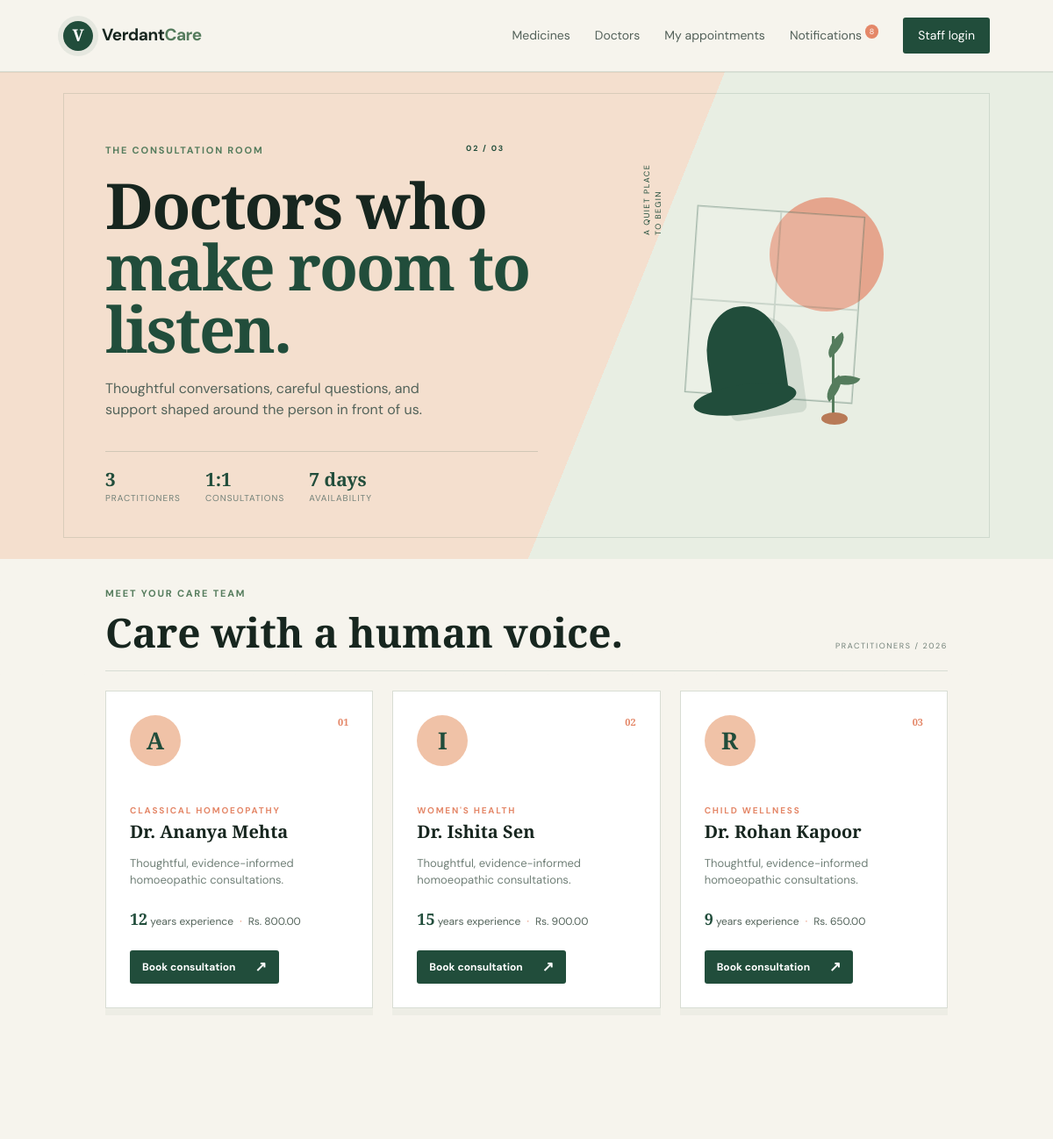
The app's page /doctors/ (signed in) with its own data.
### store/models.py (models this page shows, shortened)
class Notification(models.Model):
    CHANNEL_CHOICES = [("site", "Site"), ("email", "Email"), ("sms", "SMS")]
    EVENT_CHOICES = [
        ("order_placed", "Order placed"), ("order_confirmed", "Order confirmed"), ("order_shipped", "Order shipped"),
        ("order_delivered", "Order delivered"), ("order_cancelled", "Order cancelled"), ("appointment_booked", "Appointment booked"),
        ("appointment_confirmed", "Appointment confirmed"), ("appointment_rescheduled", "Appointment rescheduled"),
        ("appointment_cancelled", "Appointment cancelled"), ("appointment_reminder", "Appointment reminder"),
    ]
    user = models.ForeignKey(User, on_delete=models.CASCADE, related_name="notifications")
    event = models.CharField(max_length=40, choices=EVENT_CHOICES)
    channel = models.CharField(max_length=10, choices=CHANNEL_CHOICES)
    title = models.CharField(max_length=180)
    message = models.TextField()
    read = models.BooleanField(default=False)
    delivered = models.BooleanField(default=False)
    created_at = models.DateTimeField(auto_now_add=True)
    class Meta:
        ordering = ["-created_at"]

class Doctor(models.Model):
    name = models.CharField(max_length=120)
    specialty = models.CharField(max_length=120)
    qualification = models.CharField(max_length=180, blank=True)
    bio = models.TextField(blank=True)
    experience_years = models.PositiveIntegerField(default=1)
    consultation_fee = models.DecimalField(max_digits=10, decimal_places=2, default=500)
    available = models.BooleanField(default=True)
    created_at = models.DateTimeField(auto_now_add=True)
    class Meta:
        ordering = ["name"]

### store/views.py (the view)
# urls.py: path("doctors/", views.doctor_list, name="doctor_list"),
def doctor_list(request):
    return render(request, "store/doctors.html", {"doctors": Doctor.objects.filter(available=True)})

### templates/store/doctors.html (shortened to what this page needs)
{% extends 'base.html' %}{% load static %}
{% block extra_css %}<link rel="stylesheet" href="{% static 'css/doctors.css' %}">{% endblock %}
{% block content %}<section class="doctor-intro"><div class="doctor-intro-copy"><p class="eyebrow">The consultation room <span>02 / 03</span></p><h1>Doctors who<br><em>make room to listen.</em></h1><p class="doctor-lede">Thoughtful conversations, careful questions, and support shaped around the person in front of us.</p><div class="doctor-meta"><span><strong>{{ doctors|length }}</strong> practitioners</span><span><strong>1:1</strong> consultations</span><span><strong>7 days</strong> availability</span></div></div><div class="consultation-art" aria-hidden="true"><div class="art-sun"></div><div class="art-window"><span></span><span></span><span></span></div><div class="art-chair art-chair-back"></div><div class="art-chair art-chair-seat"></div><div class="art-plant"><i></i><i></i><i></i><b></b></div><span class="art-label">A quiet place<br>to begin</span></div></section><section class="section compact doctor-catalogue"><div class="catalogue-heading"><div><p class="eyebrow">Meet your care team</p><h2>Care with a human voice.</h2></div><span class="catalogue-index">PRACTITIONERS / 2026</span></div><div class="doctor-grid">{% for doctor in doctors %}<article class="doctor-card"><div class="doctor-card-top"><div class="avatar">{{ doctor.name|slice:':1' }}</div><span class="doctor-number">{{ forloop.counter|stringformat:'02d' }}</span></div><div><p class="card-kicker">{{ doctor.specialty }}</p><h3>Dr. {{ doctor.name }}</h3><p class="muted qualification">{{ doctor.qualification }}</p><p class="muted doctor-bio">{{ doctor.bio }}</p><p class="doctor-details"><strong>{{ doctor.experience_years }}</strong> years experience <span class="dot">·</span> Rs. {{ doctor.consultation_fee }}</p><a class="button button-dark small" href="{% url 'book_appointment' %}">Book consultation <span>↗</span></a></div></article>{% empty %}<p>No doctors yet.</p>{% endfor %}</div></section>{% endblock %}

### templates/base.html (shortened to what this page needs)
{% load static %}
<!doctype html>
<html lang="en">
<head>
  <link rel="stylesheet" href="{% static 'css/site.css' %}">
  <link rel="stylesheet" href="{% static 'css/notifications.css' %}">
  <link rel="stylesheet" href="{% static 'css/cms.css' %}">
  <link rel="stylesheet" href="{% static 'css/motion.css' %}">
  <link rel="stylesheet" href="{% static 'css/design.css' %}">
  <link rel="stylesheet" href="{% static 'css/showcase.css' %}">
  <link rel="stylesheet" href="{% static 'css/notification-page.css' %}">
  {% block extra_css %}{% endblock %}
</head>
<body>
<header class="site-header">
  <a class="brand" href="{% url 'home' %}"><span class="brand-mark">V</span><span>Verdant<span>Care</span></span></a>
  <nav>
    <a href="{% url 'medicine_list' %}">Medicines</a>
    <a href="{% url 'doctor_list' %}">Doctors</a>
    {% if user.is_authenticated %}<a href="{% url 'appointment_list' %}">My appointments</a><a href="{% url 'notification_list' %}">Notifications{% if user.notifications.all|length %} <sup>{{ user.notifications.all|length }}</sup>{% endif %}</a>{% endif %}
    {% if user.is_staff %}<a href="{% url 'medicine_management' %}">Manage</a><a class="nav-action" href="{% url 'dashboard' %}">Dashboard</a>{% else %}<a class="nav-action" href="/admin/login/">Staff login</a>{% endif %}
  </nav>
</header>
<main>{% block content %}{% endblock %}</main>
<footer><span>VerdantCare Homoeopathy</span><span><a href="{% url 'faq_page' %}">FAQ</a> · <a href="{% url 'content_page' 'privacy' %}">Privacy</a> · <a href="{% url 'content_page' 'terms' %}">Terms</a> · <a href="{% url 'content_page' 'shipping-returns' %}">Shipping & returns</a></span></footer>
</body>
</html>

### static/css/site.css (style rules this page uses)
:root { --ink:#17261f;--forest:#214d3b;--moss:#557c5d;--sage:#dfe9d9;--cream:#f6f4ed;--coral:#e48768;--line:#d8ddd4;--muted:#718078 }
* { box-sizing:border-box }
body { margin:0;background:var(--cream);color:var(--ink);font-family:'DM Sans',sans-serif;line-height:1.5 }
a { color:inherit;text-decoration:none }
.site-header { height:82px;display:flex;align-items:center;justify-content:space-between;padding:0 6vw;border-bottom:1px solid var(--line);background:rgba(246,244,237,.9);position:relative;z-index:2 }
.brand { display:flex;gap:10px;align-items:center;font-weight:700;font-size:19px;letter-spacing:-.5px }
.brand>span:last-child>span { color:var(--moss) }
.brand-mark { width:34px;height:34px;border-radius:50%;display:grid;place-items:center;background:var(--forest);color:white;font-family:'Playfair Display',serif;font-size:19px }
nav { display:flex;gap:28px;align-items:center;font-size:14px;color:#536159 }
.nav-action { padding:10px 17px;background:var(--forest);color:white;border-radius:3px }
.eyebrow,.card-kicker { text-transform:uppercase;letter-spacing:1.8px;font-size:11px;color:var(--moss);font-weight:700 }
.button { border:0;padding:13px 19px;display:inline-flex;gap:22px;align-items:center;justify-content:space-between;font-weight:700;font-size:13px;border-radius:3px;cursor:pointer }
.button-dark { background:var(--forest);color:#fff }
.button.small { padding:10px 14px;margin-top:12px;font-size:12px }
.section { padding:80px 10vw }
.section.compact { padding-top:20px }
.section h2,.appointment-band h2 { font:700 41px 'Playfair Display',serif;margin:5px 0 }
.medicine-card h3,.doctor-card h3,.appointment-row h3 { margin:3px 0 8px;font:700 20px 'Playfair Display',serif }
.muted { color:var(--muted);font-size:13px }
.card-kicker { margin:0;color:var(--coral);font-size:10px }
.doctor-grid { display:grid;grid-template-columns:repeat(3,1fr);gap:22px }
.doctor-card { padding:27px;background:#fff;border:1px solid var(--line);min-height:270px }
.avatar { width:58px;height:58px;background:#f0c2a7;color:var(--forest);display:grid;place-items:center;border-radius:50%;font:700 27px 'Playfair Display',serif;margin-bottom:23px }
.dot { color:var(--coral);padding:0 4px }
footer { display:flex;justify-content:space-between;padding:25px 10vw;border-top:1px solid var(--line);color:var(--muted);font-size:12px }

### static/css/notifications.css (style rules this page uses)
.management-nav sup,nav sup { background:var(--coral);color:white;border-radius:20px;padding:2px 5px;font-size:9px }

### static/css/motion.css (style rules this page uses)
body { animation:page-in .7s cubic-bezier(.22,.61,.36,1) both }
.site-header { animation:page-in .55s .05s both }
.medicine-card,.doctor-card,.appointment-row,.panel,.management-doctor,.management-table,.form-panel,.appointment-management-row,.review-moderation-card,.report-panel,.report-kpis>div,.notification-card { animation:page-in .65s both;transition:transform .3s ease,box-shadow .3s ease,border-color .3s ease }
.medicine-card:nth-child(2),.doctor-card:nth-child(2),.report-panel:nth-child(2),.report-kpis>div:nth-child(2) { animation-delay:.08s }
.medicine-card:nth-child(3),.doctor-card:nth-child(3),.report-panel:nth-child(3),.report-kpis>div:nth-child(3) { animation-delay:.16s }
.button { position:relative;overflow:hidden;isolation:isolate;transition:transform .25s ease,box-shadow .25s ease,background .25s ease }
.button:after { content:"";position:absolute;inset:0 auto 0 0;width:45%;background:rgba(255,255,255,.18);transform:translateX(-130%) skewX(-18deg);z-index:-1 }
.nav-action { transition:transform .25s ease,box-shadow .25s ease }

### records on screen
Doctor: name "A", specialty "CLASSICAL HOMOEOPATHY", name "Ananya Mehta", bio "Thoughtful, evidence-informed homoeopathic consultations.", experience_years "12", consultation_fee "800.00"
Doctor: name "I", specialty "WOMEN'S HEALTH", name "Ishita Sen", bio "Thoughtful, evidence-informed homoeopathic consultations.", experience_years "15", consultation_fee "900.00"
Doctor: name "R", specialty "CHILD WELLNESS", name "Rohan Kapoor", bio "Thoughtful, evidence-informed homoeopathic consultations.", experience_years "9", consultation_fee "650.00"

### other values on screen
{{ user.notifications.all|length }} "8"
{{ doctors|length }} "3"
